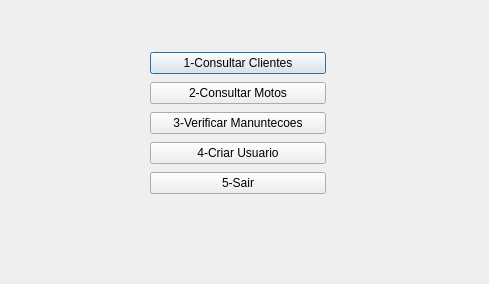
<?xml version="1.0" encoding="UTF-8"?>
<ui version="4.0">
 <class>homepage</class>
 <widget class="QDialog" name="homepage">
  <property name="geometry">
   <rect>
    <x>0</x>
    <y>0</y>
    <width>489</width>
    <height>284</height>
   </rect>
  </property>
  <property name="windowTitle">
   <string>Dialog</string>
  </property>
  <widget class="QWidget" name="layoutWidget">
   <property name="geometry">
    <rect>
     <x>150</x>
     <y>50</y>
     <width>176</width>
     <height>151</height>
    </rect>
   </property>
   <layout class="QVBoxLayout" name="verticalLayout">
    <item>
     <widget class="QPushButton" name="pushButton">
      <property name="text">
       <string>1-Consultar Clientes</string>
      </property>
     </widget>
    </item>
    <item>
     <widget class="QPushButton" name="pushButton_2">
      <property name="text">
       <string>2-Consultar Motos</string>
      </property>
     </widget>
    </item>
    <item>
     <widget class="QPushButton" name="pushButton_3">
      <property name="text">
       <string>3-Verificar Manuntecoes</string>
      </property>
     </widget>
    </item>
    <item>
     <widget class="QPushButton" name="btn_user">
      <property name="text">
       <string>4-Criar Usuario</string>
      </property>
     </widget>
    </item>
    <item>
     <widget class="QPushButton" name="pushButton_4">
      <property name="text">
       <string>5-Sair</string>
      </property>
     </widget>
    </item>
   </layout>
  </widget>
 </widget>
 <resources/>
 <connections/>
</ui>
